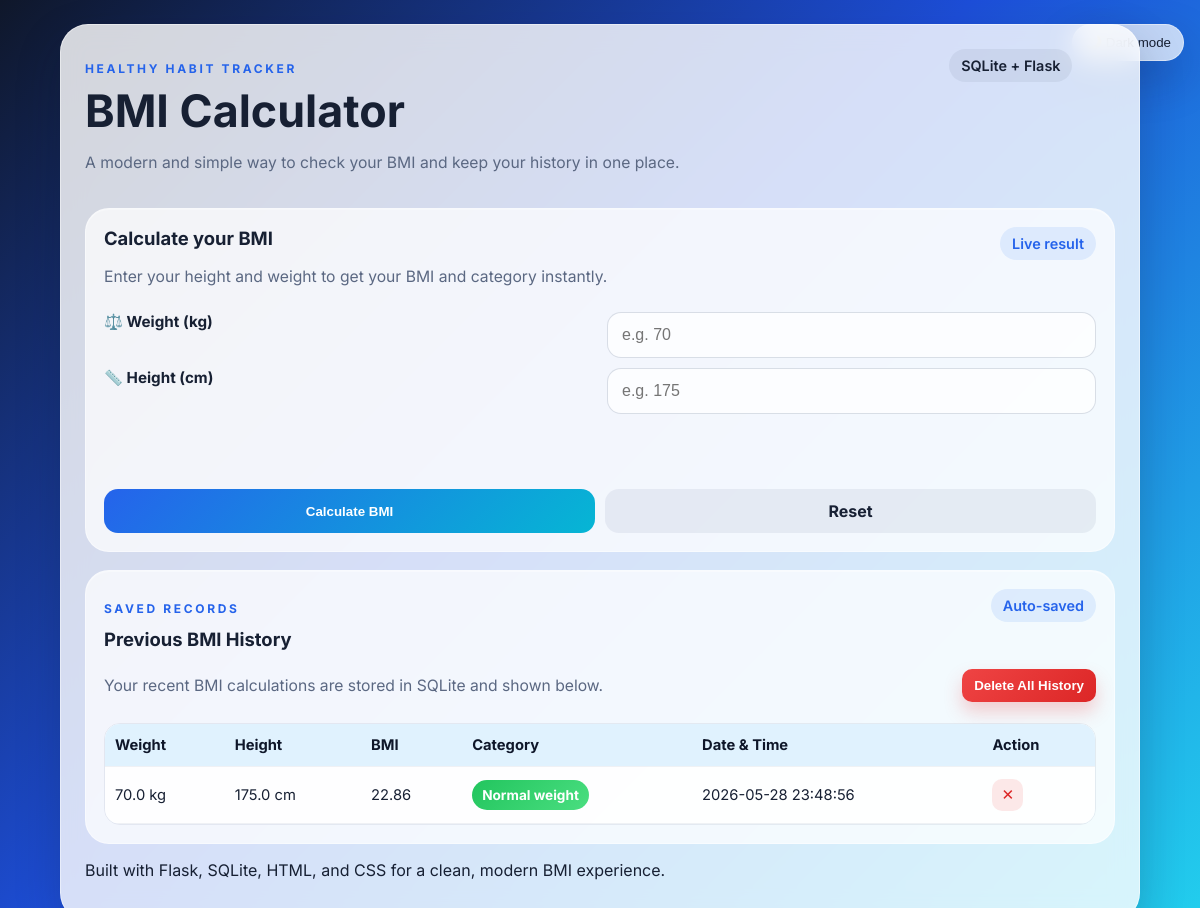
Before: / with the older database file.
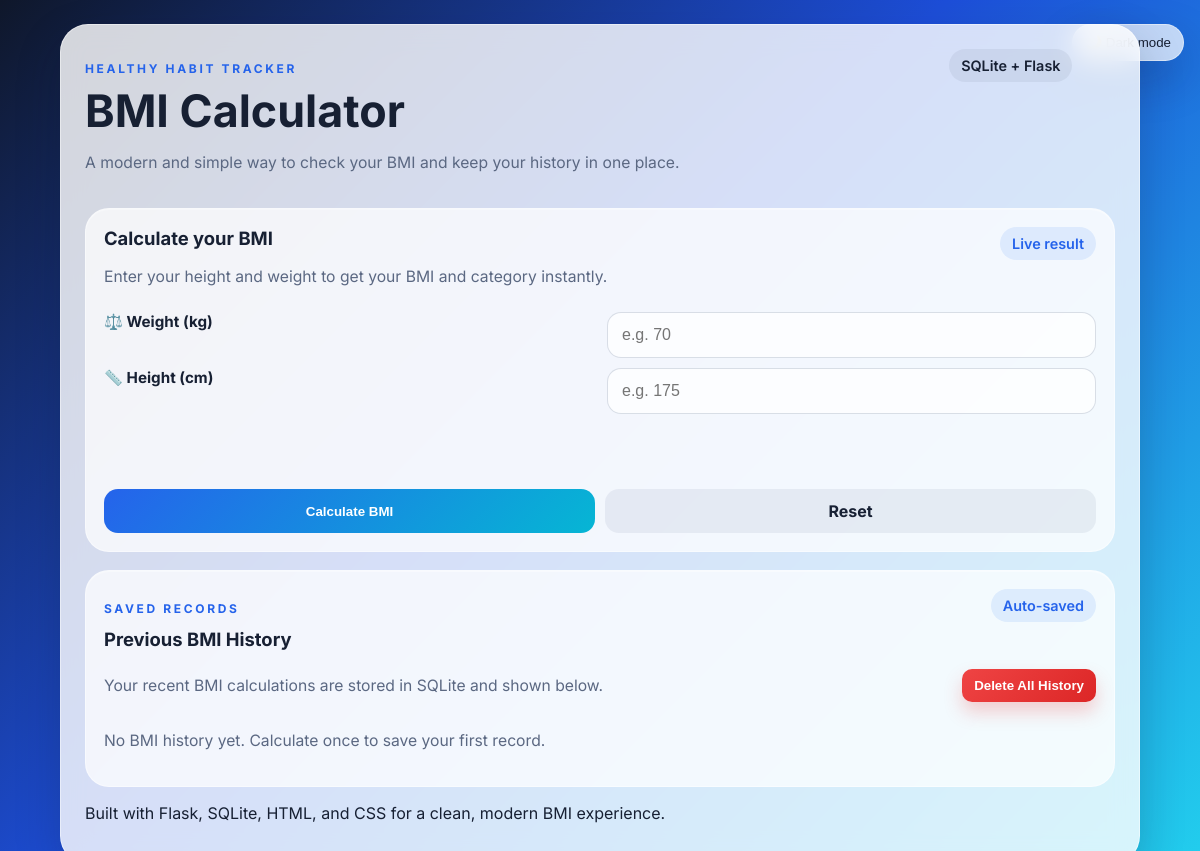
After: the same page with the newer database file.
### tables this page shows
CREATE TABLE bmi_records (
            id INTEGER PRIMARY KEY AUTOINCREMENT,
            weight REAL NOT NULL,
            height REAL NOT NULL,
            bmi REAL NOT NULL,
            category TEXT NOT NULL,
            date_time TEXT NOT NULL
        );

### app.py (the view, shortened to what this page needs)
@app.route("/", methods=["GET", "POST"])
def bmi():
    history = get_bmi_history()
    return render_template(
        "index.html",
        weight=session.get("weight"),
        height=session.get("height"),
        bmi=session.get("bmi"),
        category=session.get("category"),
        history=history,
    )

### app.py (called while the page is built)
def get_db_connection():
    conn = sqlite3.connect(DATABASE)
    conn.row_factory = sqlite3.Row
    return conn

def get_bmi_history():
    conn = get_db_connection()
    records = conn.execute("SELECT * FROM bmi_records ORDER BY id DESC").fetchall()
    conn.close()
    return records

### templates/index.html (shortened to what this page needs)
<!DOCTYPE html>
<html lang="en">
<head>
    <link rel="stylesheet" href="{{ url_for('static', filename='style.css') }}">
</head>
<body>
    <div class="app-shell">
        <button id="themeToggle" class="theme-toggle" type="button" aria-label="Toggle dark mode">🌙 Dark mode</button>
        <main class="glass-card container">
            <header class="hero">
                <div>
                    <p class="eyebrow">Healthy habit tracker</p>
                    <h1>BMI Calculator</h1>
                    <p class="subtitle">A modern and simple way to check your BMI and keep your history in one place.</p>
                </div>
                <div class="chip">SQLite + Flask</div>
            </header>
            <section class="calculator-wrap">
                <article class="panel calculator-card">
                    <div class="card-heading">
                        <div>
                            <h2>Calculate your BMI</h2>
                            <p class="panel-note">Enter your height and weight to get your BMI and category instantly.</p>
                        </div>
                        <span class="chip subtle">Live result</span>
                    </div>
                    <form method="POST" action="{{ url_for('bmi') }}" class="bmi-form" id="bmiForm" novalidate>
                        <div class="field-grid">
                            <label class="field-label" for="weight">⚖️ Weight (kg)</label>
                            <input id="weight" type="number" step="0.1" name="weight" placeholder="e.g. 70"
                                   value="{{ weight if weight else '' }}" required>
                            <label class="field-label" for="height">📏 Height (cm)</label>
                            <input id="height" type="number" step="0.1" name="height" placeholder="e.g. 175"
                                   value="{{ height if height else '' }}" required>
                        </div>
                        <div class="button-row">
                            <button class="btn btn-primary" type="submit">Calculate BMI</button>
                            <a class="btn btn-secondary" href="/clear">Reset</a>
                        </div>
                    </form>
                </article>
            </section>
            <section class="history-section glass-inner">
                <div class="history-header">
                    <div>
                        <p class="eyebrow">Saved records</p>
                        <h2>Previous BMI History</h2>
                    </div>
                    <span class="chip subtle">Auto-saved</span>
                </div>
                <div class="history-actions">
                    <p class="history-note">Your recent BMI calculations are stored in SQLite and shown below.</p>
                    <form id="deleteAllForm" method="POST" action="{{ url_for('delete_all_history') }}" class="inline-form">
                        <button class="btn-delete-all" type="button" onclick="confirmDeleteAll()">Delete All History</button>
                    </form>
                </div>
                {% if history %}
                <div class="table-wrap">
                    <table class="history-table">
                        <thead>
                            <tr>
                                <th>Weight</th>
                                <th>Height</th>
                                <th>BMI</th>
                                <th>Category</th>
                                <th>Date &amp; Time</th>
                                <th>Action</th>
                            </tr>
                        </thead>
                        <tbody>
                            {% for record in history %}
                            <tr>
                                <td>{{ record['weight'] }} kg</td>
                                <td>{{ record['height'] }} cm</td>
                                <td>{{ record['bmi'] }}</td>
                                <td><span class="mini-badge {{ record['category']|replace(' ', '-')|lower }}">{{ record['category'] }}</span></td>
                                <td>{{ record['date_time'] }}</td>
                                <td>
                                    <form method="POST" action="{{ url_for('delete_record', record_id=record['id']) }}" class="inline-form delete-record-form">
                                        <button class="icon-delete" type="button" aria-label="Delete this BMI record" onclick="confirmDeleteRecord(this)">✕</button>
                                    </form>
                                </td>
                            </tr>
                            {% endfor %}
                        </tbody>
                    </table>
                </div>
                {% else %}
                <p class="history-note">No BMI history yet. Calculate once to save your first record.</p>
                {% endif %}
            </section>
            <footer class="footer-note">
                <p>Built with Flask, SQLite, HTML, and CSS for a clean, modern BMI experience.</p>
            </footer>
        </main>
    </div>
</body>
</html>

### static/style.css (style rules this page uses)
:root { --bg: linear-gradient(135deg, #0f172a 0%, #1d4ed8 45%, #22d3ee 100%); --card: rgba(255, 255, 255, 0.82); --card-border: rgba(255, 255, 255, 0.45); --text: #172033; --muted: #5b6882; --surface: rgba(255, 255, 255, 0.72); --shadow: 0 18px 45px rgba(15, 23, 42, 0.22); --primary: linear-gradient(135deg, #2563eb, #06b6d4); --primary-strong: #2563eb; --success: #22c55e; --warning: #f59e0b; --danger: #ef4444; --info: #3b82f6; }
* { box-sizing: border-box; }
body { margin: 0; min-height: 100vh; font-family: 'Inter', Arial, sans-serif; color: var(--text); background: var(--bg); transition: background 0.3s ease, color 0.3s ease; }
.app-shell { min-height: 100vh; padding: 24px 16px 40px; }
.container { width: min(1080px, 100%); margin: 0 auto; }
.glass-card { background: var(--card); border: 1px solid var(--card-border); border-radius: 28px; box-shadow: var(--shadow); backdrop-filter: blur(14px); -webkit-backdrop-filter: blur(14px); padding: 24px; }
.hero, .history-header { display: flex; justify-content: space-between; align-items: flex-start; gap: 12px; }
.eyebrow { text-transform: uppercase; letter-spacing: 0.22em; font-size: 0.75rem; color: var(--primary-strong); font-weight: 700; }
h1 { margin: 4px 0 8px; font-size: clamp(2rem, 6vw, 2.8rem); line-height: 1.05; }
.subtitle, .panel-note, .history-note, .result-tip, .empty-state p { color: var(--muted); font-size: 0.98rem; line-height: 1.5; }
.chip { display: inline-flex; align-items: center; padding: 8px 12px; border-radius: 999px; background: rgba(148, 163, 184, 0.18); font-size: 0.9rem; color: var(--text); font-weight: 600; }
.chip.subtle { background: rgba(59, 130, 246, 0.12); color: var(--primary-strong); }
.calculator-wrap { margin-top: 18px; }
.panel, .glass-inner { background: var(--surface); border: 1px solid var(--card-border); border-radius: 24px; padding: 18px; box-shadow: inset 0 1px 0 rgba(255,255,255,0.35); }
.panel h2, .history-section h2 { margin: 0 0 8px; font-size: 1.15rem; }
.bmi-form { display: grid; gap: 12px; }
.calculator-card { padding: 18px; }
.card-heading { display: flex; justify-content: space-between; align-items: flex-start; gap: 8px; margin-bottom: 8px; }
.field-grid { display: grid; grid-template-columns: 1fr 1fr; gap: 10px 14px; }
.field-label { font-weight: 700; color: var(--text); font-size: 0.95rem; }
input { width: 100%; border: 1px solid rgba(148, 163, 184, 0.35); border-radius: 14px; padding: 13px 14px; font-size: 1rem; color: var(--text); background: rgba(255, 255, 255, 0.78); transition: transform 0.2s ease, border-color 0.2s ease, box-shadow 0.2s ease; }
.button-row { display: flex; gap: 10px; margin-top: 6px; }
.btn { flex: 1; display: inline-flex; justify-content: center; align-items: center; border-radius: 14px; text-decoration: none; font-weight: 700; padding: 12px 14px; border: none; cursor: pointer; transition: transform 0.2s ease, box-shadow 0.2s ease, opacity 0.2s ease; }
.btn-primary { background: var(--primary); color: white; }
.btn-secondary { background: rgba(148, 163, 184, 0.16); color: var(--text); }
.theme-toggle { position: sticky; top: 14px; float: right; border: 1px solid var(--card-border); background: var(--surface); color: var(--text); border-radius: 999px; padding: 10px 12px; cursor: pointer; box-shadow: var(--shadow); margin-bottom: 12px; }
.history-section { margin-top: 18px; }
.history-actions { display: flex; justify-content: space-between; align-items: center; gap: 10px; margin-bottom: 10px; }
.inline-form { display: inline-flex; }
.btn-delete-all, .icon-delete { border: none; border-radius: 10px; cursor: pointer; transition: transform 0.18s ease, box-shadow 0.18s ease, opacity 0.18s ease; }
.btn-delete-all { background: linear-gradient(135deg, #ef4444, #dc2626); color: #fff; padding: 9px 12px; font-weight: 700; box-shadow: 0 10px 18px rgba(239, 68, 68, 0.25); }

Changed rows visible on the page:
removed bmi_records: weight "70.0", height "175.0", bmi "22.86", category "Normal weight", date_time "2026-05-28 23:48:56"
Other visible differences:
text no longer shown: "Weight Height BMI Category Date & Time Action"
text now shown: "No BMI history yet. Calculate once to save your first record."
